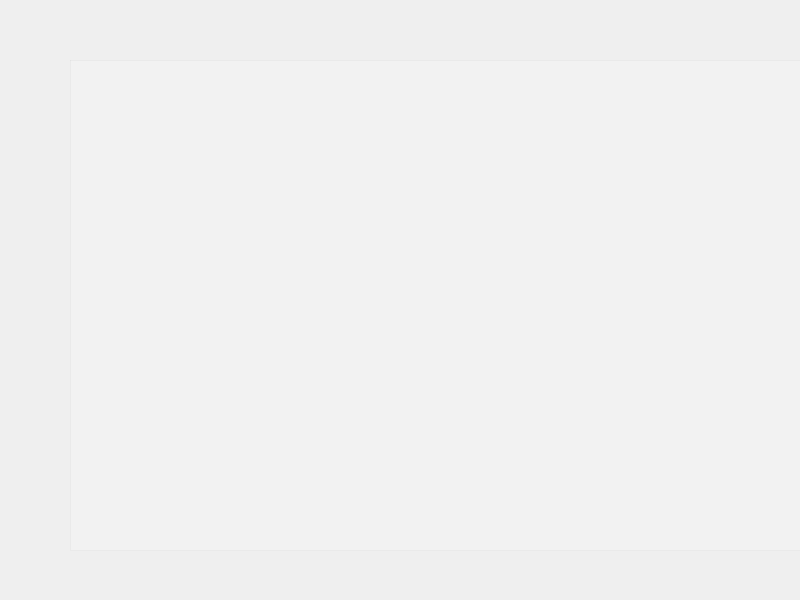
<?xml version="1.0" encoding="UTF-8"?>
<ui version="4.0">
 <class>loginDialog</class>
 <widget class="QDialog" name="loginDialog">
  <property name="geometry">
   <rect>
    <x>0</x>
    <y>0</y>
    <width>800</width>
    <height>600</height>
   </rect>
  </property>
  <property name="windowTitle">
   <string>Dialog</string>
  </property>
  <widget class="MusicListWidget" name="searchWidget">
   <property name="geometry">
    <rect>
     <x>70</x>
     <y>60</y>
     <width>831</width>
     <height>491</height>
    </rect>
   </property>
   <property name="font">
    <font>
     <weight>75</weight>
     <bold>true</bold>
    </font>
   </property>
   <property name="styleSheet">
    <string notr="true">color: rgb(255, 255, 255);
background-color: rgba(255, 255, 255, 50);
</string>
   </property>
   <property name="horizontalScrollBarPolicy">
    <enum>Qt::ScrollBarAlwaysOff</enum>
   </property>
   <property name="sizeAdjustPolicy">
    <enum>QAbstractScrollArea::AdjustToContentsOnFirstShow</enum>
   </property>
   <property name="selectionMode">
    <enum>QAbstractItemView::SingleSelection</enum>
   </property>
   <property name="isWrapping" stdset="0">
    <bool>false</bool>
   </property>
   <property name="wordWrap">
    <bool>false</bool>
   </property>
   <property name="selectionRectVisible">
    <bool>false</bool>
   </property>
   <property name="sortingEnabled">
    <bool>false</bool>
   </property>
  </widget>
 </widget>
 <customwidgets>
  <customwidget>
   <class>MusicListWidget</class>
   <extends>QListWidget</extends>
   <header location="global">MusicListWidget.h</header>
  </customwidget>
 </customwidgets>
 <resources/>
 <connections/>
</ui>
